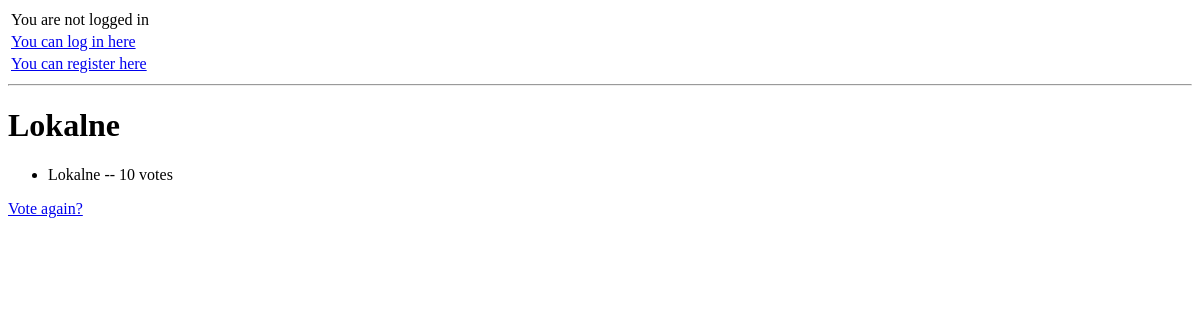
The app's page /polls/1/results/, older data.
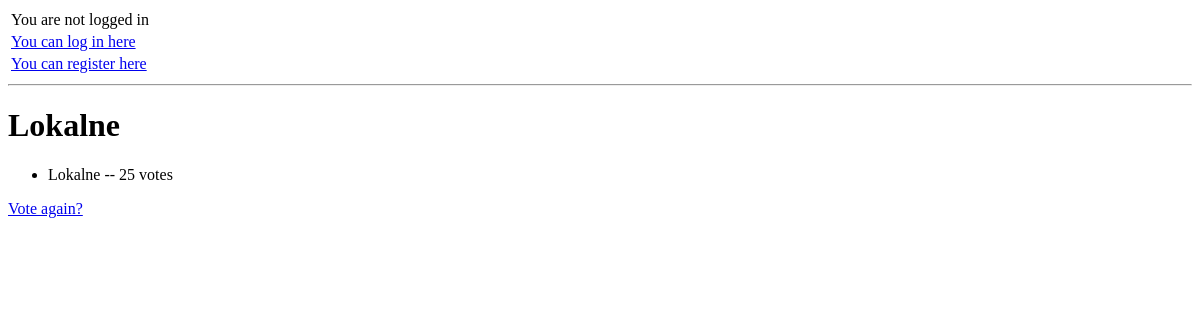
The same page, newer data.
### polls/models.py (models this page shows, shortened)
class Kandydat(models.Model):
    osoba = models.OneToOneField(Osoba, on_delete=models.CASCADE)
    wybor = models.ForeignKey(Wybor, on_delete=models.CASCADE)
    votes = models.IntegerField(default=0)
    class Meta:
        verbose_name_plural = "Kandydaci"

class Wybor(models.Model):
    nazwa = models.CharField(max_length=255)
    dataRozpoczecia = models.DateTimeField('data rozpoczecia')
    dataZakonczenia = models.DateTimeField('data zakonczenia')
    opis = models.CharField(max_length=255)
    kryterium = models.ManyToManyField(Kryterium)
    class Meta:
        verbose_name_plural = "Wybory"

### polls/views.py (the view)
# urls.py: path('<int:pk>/results/', views.ResultsView.as_view(), name='results'),
class ResultsView(generic.DetailView):
    model = Wybor
    template_name = 'polls/results.html'

### polls/templates/polls/results.html
{% extends 'base.html' %}
{% block content %}
<h1>{{ wybor.nazwa }}</h1>
<ul>
{% for adres in wybor.kandydat_set.all %}
    <li>{{ adres.wybor.nazwa }} -- {{ adres.votes }} vote{{ adres.votes|pluralize }}</li>
{% endfor %}
</ul>
<a href="{% url 'polls:detail' wybor.id %}">Vote again?</a>
{% endblock %}

Row changes from the older to the newer data that the page shows:
changed Kandydat "Lokalne": votes "10" → "25"
